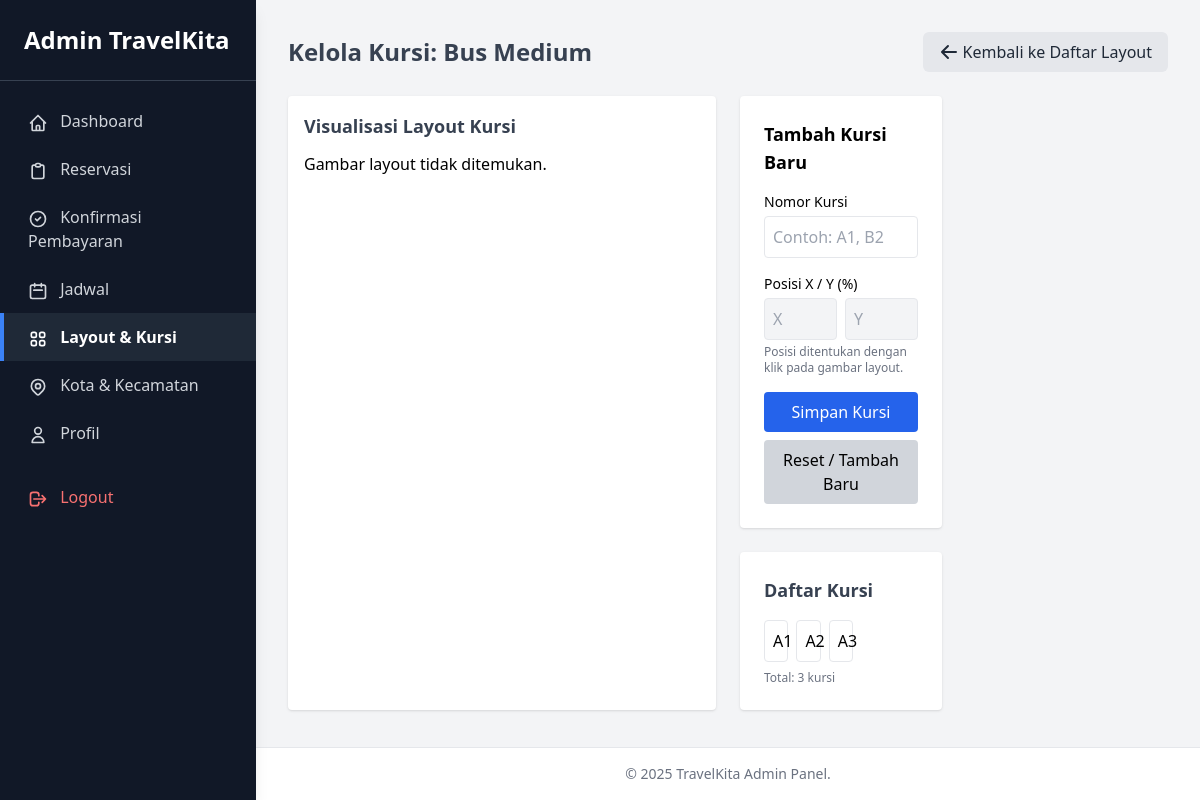
/admin/manage_kursi.php?layout_id=1 (signed in), run on the app's committed database.
### tables this page shows
CREATE TABLE `layout_kursi` (
  `id_layout` int(11) NOT NULL,
  `nama_layout` varchar(100) NOT NULL,
  `jumlah_baris` int(11) NOT NULL,
  `jumlah_kolom` int(11) NOT NULL,
  `gambar_layout` varchar(255) DEFAULT NULL,
  `keterangan` text DEFAULT NULL,
  `created_at` timestamp NOT NULL DEFAULT current_timestamp(),
  `updated_at` timestamp NOT NULL DEFAULT current_timestamp() ON UPDATE current_timestamp()
);

CREATE TABLE `kursi` (
  `id_kursi` int(11) NOT NULL,
  `id_layout` int(11) NOT NULL,
  `nomor_kursi` varchar(10) NOT NULL,
  `baris` int(11) NOT NULL,
  `kolom` int(11) NOT NULL,
  `status` enum('tersedia','tidak_tersedia') NOT NULL DEFAULT 'tersedia',
  `created_at` timestamp NOT NULL DEFAULT current_timestamp(),
  `updated_at` timestamp NOT NULL DEFAULT current_timestamp() ON UPDATE current_timestamp(),
  `posisi_x` int(11) DEFAULT NULL,
  `posisi_y` int(11) DEFAULT NULL
);

### admin/manage_kursi.php (the view, shortened to what this page needs)
<?php
require_once __DIR__ . '/../templates/partials/admin_header.php';
require_once __DIR__ . '/../config/database.php';
$layout_id = isset($_GET['layout_id']) ? (int)$_GET['layout_id'] : null;
$sql_layout = "SELECT id_layout, nama_layout, gambar_layout FROM layout_kursi WHERE id_layout = ? LIMIT 1";
$stmt_layout = $conn->prepare($sql_layout);
$stmt_layout->bind_param("i", $layout_id);
$stmt_layout->execute();
$result_layout = $stmt_layout->get_result();
$layout_details = $result_layout->fetch_assoc();
$kursi_list = [];
$stmt_kursi = $conn->prepare("SELECT id_kursi, nomor_kursi, posisi_x, posisi_y FROM kursi WHERE id_layout = ? ORDER BY nomor_kursi ASC");
$stmt_kursi->bind_param("i", $layout_id);
$stmt_kursi->execute();
$result_kursi = $stmt_kursi->get_result();
while ($row = $result_kursi->fetch_assoc()) {
    $kursi_list[] = $row;
}
?>
<div class="flex justify-between items-center mb-6">
    <h2 class="text-2xl font-semibold text-gray-700">Kelola Kursi: <?= htmlspecialchars($layout_details['nama_layout']); ?></h2>
    <a href="manage_layout.php" class="inline-flex items-center px-4 py-2 bg-gray-200 hover:bg-gray-300 text-gray-800 rounded-md transition duration-200">
        <svg xmlns="http://www.w3.org/2000/svg" class="h-5 w-5 mr-1" viewBox="0 0 20 20" fill="currentColor">
            <path fill-rule="evenodd" d="M9.707 16.707a1 1 0 01-1.414 0l-6-6a1 1 0 010-1.414l6-6a1 1 0 011.414 1.414L5.414 9H17a1 1 0 110 2H5.414l4.293 4.293a1 1 0 010 1.414z" clip-rule="evenodd" />
        </svg>
        Kembali ke Daftar Layout
    </a>
</div>
<div class="grid grid-cols-1 lg:grid-cols-4 gap-6">
    <div class="lg:col-span-2 bg-white p-4 rounded shadow relative">
        <h3 class="text-lg font-semibold text-gray-700 mb-3">Visualisasi Layout Kursi</h3>
        <?php if (!empty($layout_details['gambar_layout'])):
            $image_name = htmlspecialchars($layout_details['gambar_layout']);
            $relative_path = '/travel_website/public/uploads/layouts/' . $image_name;
            $full_path = $_SERVER['DOCUMENT_ROOT'] . $relative_path;
            if (file_exists($full_path)): ?>
            <div id="layout-container" class="relative border rounded overflow-hidden" style="max-width:100%;">
                <img id="layout-image"
                     src="<?= $relative_path; ?>"
                     class="block w-full h-auto"
                     alt="Layout"
                     onerror="console.error('Gagal memuat gambar:', this.src); this.onerror=null; this.src='/travel_website/public/img/no-image.jpg';">
                <?php foreach ($kursi_list as $kursi): ?>
                    <div class="absolute w-6 h-6 bg-blue-500 border-2 border-white rounded-full flex items-center justify-center text-white text-xs font-bold cursor-pointer hover:bg-blue-700 transform -translate-x-1/2 -translate-y-1/2"
                         style="left: <?= $kursi['posisi_x'] ?? 10; ?>%; top: <?= $kursi['posisi_y'] ?? 10; ?>%;"
                         title="<?= htmlspecialchars($kursi['nomor_kursi']); ?>"
                         onclick='selectKursi(<?= json_encode($kursi); ?>)'>
                        <?= htmlspecialchars($kursi['nomor_kursi']); ?>
                    </div>
                <?php endforeach; ?>
                <div id="click-marker" class="absolute w-3 h-3 bg-red-500 rounded-full hidden transform -translate-x-1/2 -translate-y-1/2"></div>
            </div>
            <p class="text-xs text-gray-500 mt-2">Klik pada gambar untuk memilih posisi kursi baru.</p>
        <?php else: ?>
            <p>Gambar layout tidak ditemukan.</p>
        <?php endif; endif; ?>
    </div>
    <div class="space-y-6">
        <div class="bg-white p-6 rounded shadow">
        <h3 id="form-kursi-title" class="text-lg font-semibold mb-4">Tambah Kursi Baru</h3>
        <form id="form-kursi" action="./process/kursi.php" method="POST">
            <div class="mb-4">
                <label for="nomor_kursi" class="block text-sm mb-1">Nomor Kursi</label>
                <input type="text" id="nomor_kursi" name="nomor_kursi" required class="w-full p-2 border rounded" placeholder="Contoh: A1, B2">
            </div>
            <div class="mb-4">
                <label class="block text-sm mb-1">Posisi X / Y (%)</label>
                <div class="flex space-x-2">
                    <input type="text" id="posisi_x" name="posisi_x" readonly class="w-1/2 p-2 border rounded bg-gray-100" placeholder="X">
                    <input type="text" id="posisi_y" name="posisi_y" readonly class="w-1/2 p-2 border rounded bg-gray-100" placeholder="Y">
                </div>
                <p class="text-xs text-gray-500 mt-1">Posisi ditentukan dengan klik pada gambar layout.</p>
            </div>
            <div class="flex flex-col space-y-2">
                <button type="submit" class="bg-blue-600 hover:bg-blue-700 text-white py-2 rounded">Simpan Kursi</button>
                <button type="button" onclick="resetForm()" class="bg-gray-300 hover:bg-gray-400 py-2 rounded">Reset / Tambah Baru</button>
            </div>
        </form>
        </div>
        <div class="bg-white p-6 rounded shadow">
            <h3 class="text-lg font-semibold text-gray-700 mb-4">Daftar Kursi</h3>
            <?php if (!empty($kursi_list)): ?>
                <div class="grid grid-cols-3 sm:grid-cols-4 md:grid-cols-5 gap-2">
                    <?php foreach ($kursi_list as $kursi): ?>
                        <button type="button"
                                onclick='selectKursi(<?= json_encode($kursi); ?>)'
                                class="p-2 border rounded text-center hover:bg-blue-50 hover:border-blue-300 transition-colors"
                                title="Klik untuk edit">
                            <?= htmlspecialchars($kursi['nomor_kursi']) ?>
                        </button>
                    <?php endforeach; ?>
                </div>
                <p class="text-xs text-gray-500 mt-2">Total: <?= count($kursi_list) ?> kursi</p>
            <?php else: ?>
                <p class="text-gray-500 text-center py-4">Belum ada kursi yang ditambahkan</p>
            <?php endif; ?>
        </div>
    </div>
</div>
<?php require_once __DIR__ . '/../templates/partials/admin_footer.php'; ?>

### data on the page
layout_kursi: nama_layout "Bus Medium"
kursi: nomor_kursi "A1"
kursi: nomor_kursi "A2"
kursi: nomor_kursi "A3"

### other printed values
count($kursi_list) "3"
